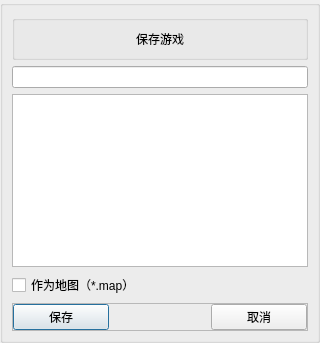
<?xml version="1.0" encoding="UTF-8"?>
<ui version="4.0">
 <class>SaveLoadDialog</class>
 <widget class="QDialog" name="SaveLoadDialog">
  <property name="geometry">
   <rect>
    <x>0</x>
    <y>0</y>
    <width>320</width>
    <height>343</height>
   </rect>
  </property>
  <property name="windowTitle">
   <string>Dialog</string>
  </property>
  <layout class="QVBoxLayout" name="verticalLayout">
   <property name="margin" stdset="0">
    <number>0</number>
   </property>
   <item>
    <widget class="QGroupBox" name="groupBox_2">
     <layout class="QVBoxLayout" name="verticalLayout_3">
      <item>
       <widget class="QGroupBox" name="groupBox">
        <layout class="QHBoxLayout" name="horizontalLayout_2">
         <item>
          <widget class="QLabel" name="caption">
           <property name="text">
            <string>保存游戏</string>
           </property>
           <property name="alignment">
            <set>Qt::AlignmentFlag::AlignCenter</set>
           </property>
          </widget>
         </item>
        </layout>
       </widget>
      </item>
      <item>
       <layout class="QHBoxLayout" name="horizontalLayout_3">
        <item>
         <widget class="QLineEdit" name="fname"/>
        </item>
       </layout>
      </item>
      <item>
       <widget class="QListWidget" name="files"/>
      </item>
      <item>
       <layout class="QVBoxLayout" name="verticalLayout_2">
        <item>
         <widget class="QCheckBox" name="mapFormat">
          <property name="text">
           <string>作为地图（*.map）</string>
          </property>
         </widget>
        </item>
        <item>
         <widget class="QFrame" name="frame">
          <property name="frameShape">
           <enum>QFrame::Shape::StyledPanel</enum>
          </property>
          <property name="frameShadow">
           <enum>QFrame::Shadow::Raised</enum>
          </property>
          <layout class="QHBoxLayout" name="horizontalLayout">
           <property name="margin" stdset="0">
            <number>0</number>
           </property>
           <item>
            <widget class="QPushButton" name="action">
             <property name="sizePolicy">
              <sizepolicy hsizetype="Expanding" vsizetype="Fixed">
               <horstretch>0</horstretch>
               <verstretch>0</verstretch>
              </sizepolicy>
             </property>
             <property name="text">
              <string>保存</string>
             </property>
            </widget>
           </item>
           <item>
            <spacer name="horizontalSpacer">
             <property name="orientation">
              <enum>Qt::Orientation::Horizontal</enum>
             </property>
             <property name="sizeHint" stdset="0">
              <size>
               <width>0</width>
               <height>0</height>
              </size>
             </property>
            </spacer>
           </item>
           <item>
            <widget class="QPushButton" name="cansel">
             <property name="sizePolicy">
              <sizepolicy hsizetype="Expanding" vsizetype="Fixed">
               <horstretch>0</horstretch>
               <verstretch>0</verstretch>
              </sizepolicy>
             </property>
             <property name="text">
              <string>取消</string>
             </property>
            </widget>
           </item>
          </layout>
         </widget>
        </item>
       </layout>
      </item>
     </layout>
    </widget>
   </item>
  </layout>
 </widget>
 <resources/>
 <connections/>
</ui>
